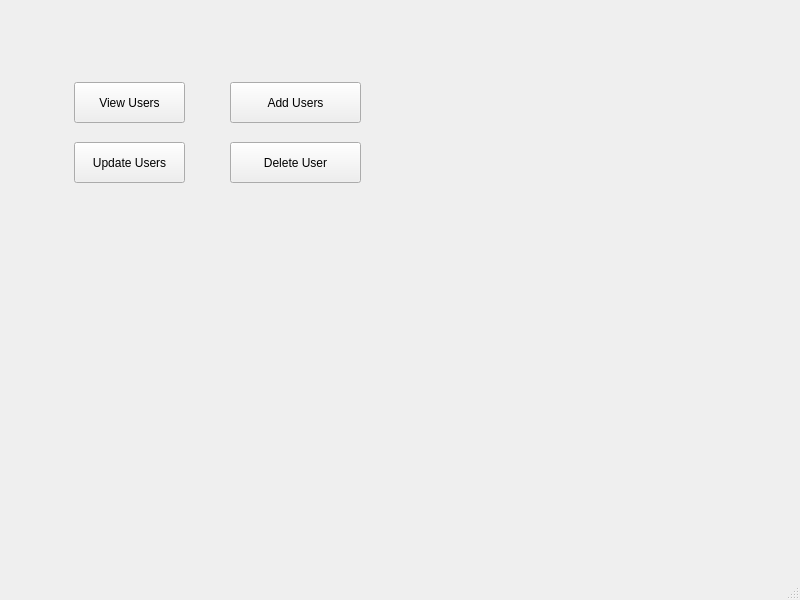
<?xml version="1.0" encoding="UTF-8"?>
<ui version="4.0">
 <class>MainWindow</class>
 <widget class="QMainWindow" name="MainWindow">
  <property name="geometry">
   <rect>
    <x>0</x>
    <y>0</y>
    <width>800</width>
    <height>600</height>
   </rect>
  </property>
  <property name="windowTitle">
   <string>MainWindow</string>
  </property>
  <widget class="QWidget" name="centralwidget">
   <widget class="QPushButton" name="showUsersBtn">
    <property name="geometry">
     <rect>
      <x>74</x>
      <y>82</y>
      <width>111</width>
      <height>41</height>
     </rect>
    </property>
    <property name="text">
     <string>View Users</string>
    </property>
   </widget>
   <widget class="QPushButton" name="addUserBtn">
    <property name="geometry">
     <rect>
      <x>230</x>
      <y>82</y>
      <width>131</width>
      <height>41</height>
     </rect>
    </property>
    <property name="text">
     <string>Add Users</string>
    </property>
   </widget>
   <widget class="QPushButton" name="updateUserBtn">
    <property name="geometry">
     <rect>
      <x>74</x>
      <y>142</y>
      <width>111</width>
      <height>41</height>
     </rect>
    </property>
    <property name="text">
     <string>Update Users</string>
    </property>
   </widget>
   <widget class="QPushButton" name="deleteUserBtn">
    <property name="geometry">
     <rect>
      <x>230</x>
      <y>142</y>
      <width>131</width>
      <height>41</height>
     </rect>
    </property>
    <property name="text">
     <string>Delete User</string>
    </property>
   </widget>
  </widget>
  <widget class="QMenuBar" name="menubar">
   <property name="geometry">
    <rect>
     <x>0</x>
     <y>0</y>
     <width>800</width>
     <height>37</height>
    </rect>
   </property>
  </widget>
  <widget class="QStatusBar" name="statusbar"/>
 </widget>
 <resources/>
 <connections/>
</ui>
